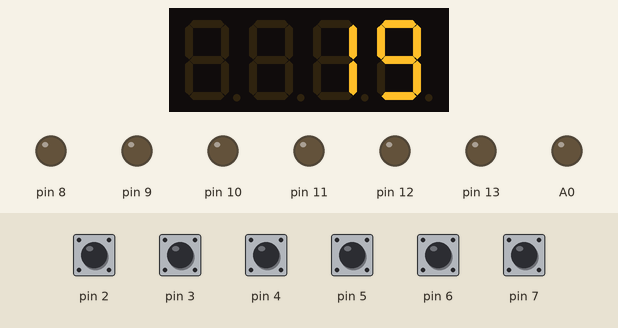
Recording of a program running on a simulated Arduino Uno, built with avr-gcc and run on an emulated ATmega328P. On the bench: 4-digit seven-segment display, output pins drawn as LEDs (lit = HIGH). Dashed ring = blinking. The inputs (shaded band) are chosen by the test bench; at power-on: pin 2–7 HIGH. Random numbers use the default seed unless the program sets one; what the program prints to the serial monitor is not drawn.

Above: at 1.2 s.
1.3 s: pin 7 pulled LOW for 0.15 s
At 1.39 s:
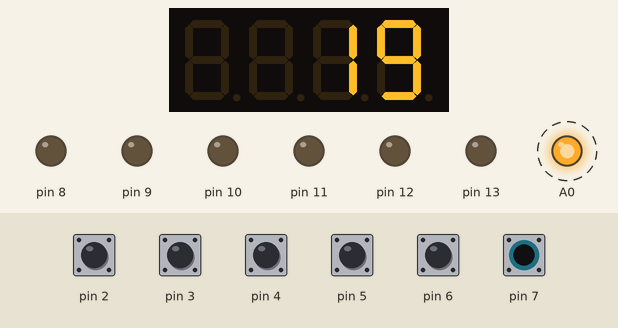
3.8 s: pin 2 pulled LOW for 1 s
At 4.9 s:
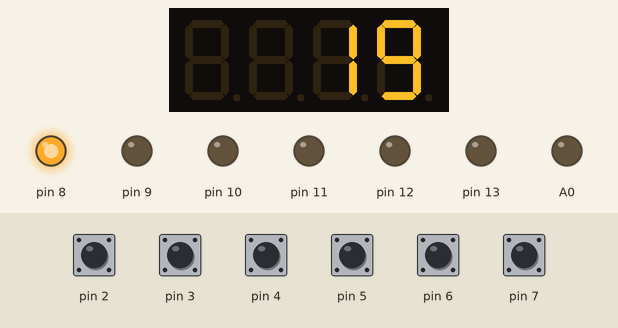
6.3 s: pin 3 pulled LOW for 0.15 s
At 7.0 s:
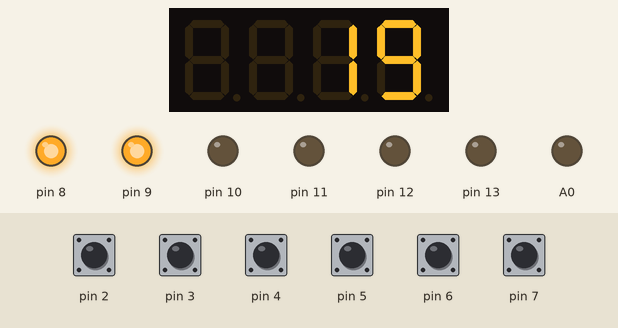
7.9 s: pin 4 pulled LOW for 0.15 s
At 8.4 s:
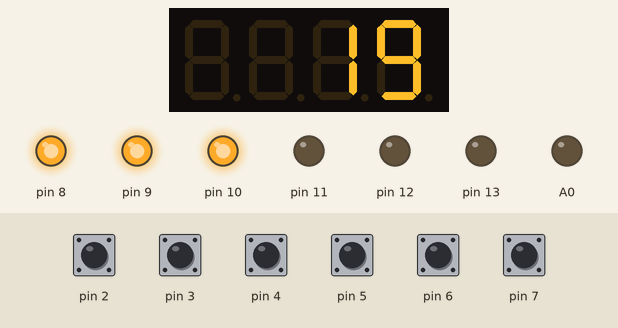
9.5 s: pin 5 pulled LOW for 0.15 s
At 10.6 s:
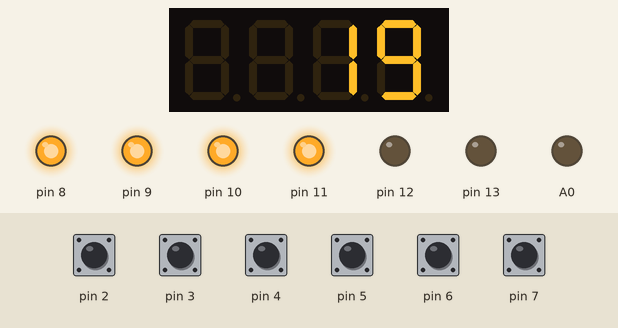
11.1 s: pin 6 pulled LOW for 0.15 s
At 12.0 s:
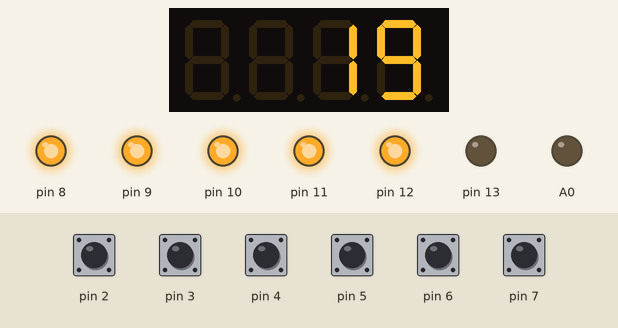
Timing chart, 0 to 13.7 s (numbered marks = the images above; inputs shaded):
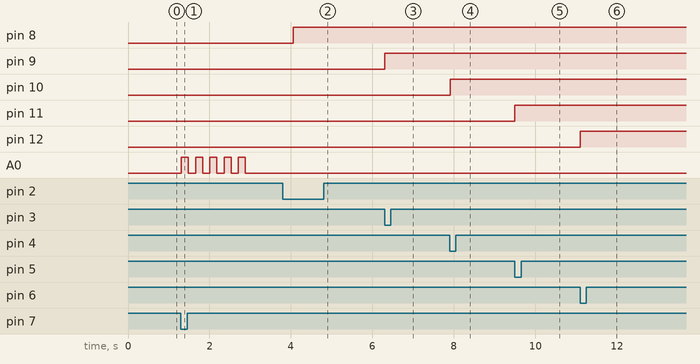

Measured:
- after the input at 1.3 s, A0: alternates HIGH for 0.18 s and LOW for 0.18 s, 10 changes in all, then stays LOW, starting at once
- after the input at 3.8 s, pin 8: LOW → HIGH after 0.26 s
- after the input at 6.3 s, pin 9: LOW → HIGH at once
- after the input at 7.9 s, pin 10: LOW → HIGH at once
- after the input at 9.5 s, pin 11: LOW → HIGH at once
- after the input at 11.1 s, pin 12: LOW → HIGH at once

The program:

main.cpp
```cpp
#include <Arduino.h>
#include <ButtonLed/ButtonLed.h>
#include <ByteManager/ByteManager.h>
#include <ValidateButton/ValidateButton.h>
#include <LcdManager/LcdManager.h>

ByteManager byteManager;
LcdManager lcdManager(A1, A2);
ValidateButton validateButton(7, 13, A0, nullptr);

ButtonLed buttonLeds[NB_OF_BUTTONS] = {
  ButtonLed(16, 2, 8,  nullptr),
  ButtonLed(8,  3, 9,  nullptr),
  ButtonLed(4,  4, 10, nullptr),
  ButtonLed(2,  5, 11, nullptr),
  ButtonLed(1,  6, 12, nullptr),
};

void onByteBtnClickedCb(int byte, bool isPressed) {
  byteManager.handleByteButton(byte, isPressed);
}

void startNewRound() {
  byteManager.generateNewNumber();
  lcdManager.clear();

  for (int i = 0; i < NB_OF_BUTTONS; ++i) {
    buttonLeds[i].turnOffLed();
  }
}

void onValidateBtnClickedCb() {
  bool isConversionValid = byteManager.isConversionValid();
  validateButton.blinkLed(isConversionValid);

  if (isConversionValid) {
    startNewRound();
  }
}

void setup() {
  randomSeed(analogRead(A5));
  Serial.begin(BAUD_RATE);

  byteManager.generateNewNumber();

  lcdManager.init();

  validateButton.init();
  validateButton.setOnBtnClickedCb(onValidateBtnClickedCb);

  for (int i = 0; i < NB_OF_BUTTONS; ++i) {
    buttonLeds[i].init();
    buttonLeds[i].setOnBtnClickedCb(onByteBtnClickedCb);
  }
}

void loop() {
  lcdManager.display(byteManager.getGeneratedNumber());
  validateButton.read();

  for (int i = 0; i < NB_OF_BUTTONS; ++i) {
    buttonLeds[i].read();
  }
}
```

AbsButton.cpp
```cpp
#include <AbsButton/AbsButton.h>

AbsButton::AbsButton(int buttonPin) : _buttonPin(buttonPin), _currentBtnState(LOW), _previousBtnState(LOW) {}

void AbsButton::init() {
  pinMode(_buttonPin, INPUT_PULLUP);
}

void AbsButton::read() {
  _currentBtnState = digitalRead(_buttonPin);

  if (_previousBtnState != _currentBtnState && _currentBtnState == LOW) {
    onClick();
  }

  _previousBtnState = _currentBtnState;
}
```

AbsButton.h
```cpp
#ifndef ABS_BUTTON_H
#define ABS_BUTTON_H

#include <Arduino.h>

class AbsButton {

    protected:
        int _buttonPin;
        int _currentBtnState;
        int _previousBtnState;

        virtual void onClick() = 0;

    public:
        AbsButton(int buttonPin);

        virtual void init();
        void read();
};

#endif // ABS_BUTTON_H
```

ButtonLed.cpp
```cpp
#include <ButtonLed/ButtonLed.h>

ButtonLed::ButtonLed(int byte, int buttonPin, int ledPin, void (*onBtnClickedCb)(int byte, bool isPressed))
  : AbsButton(buttonPin), _byte(byte), _ledPin(ledPin), _ledState(LOW), onBtnClickedCb(onBtnClickedCb) {}

void ButtonLed::init() {
  AbsButton::init();
  pinMode(_ledPin, OUTPUT);
}

void ButtonLed::handleLed(int volt) {
  _ledState = volt;
  digitalWrite(_ledPin, _ledState);
}

void ButtonLed::turnOffLed() {
  handleLed(LOW);
}

void ButtonLed::setOnBtnClickedCb(void (*cb)(int byte, bool isPressed)) {
  onBtnClickedCb = cb;
}

void ButtonLed::onClick() {
  handleLed(_ledState == HIGH ? LOW : HIGH);
  onBtnClickedCb(_byte, _ledState);
}
```

ButtonLed.h
```cpp
#ifndef BUTTON_LED_H
#define BUTTON_LED_H

#include <Arduino.h>
#include <AbsButton/AbsButton.h>

class ButtonLed : public AbsButton {

    private:
        int _byte;
        int _ledPin;
        int _ledState;
        void (*onBtnClickedCb)(int byte, bool isPressed);
        void handleLed(int volt);

    public:
        ButtonLed(int byte, int buttonPin, int ledPin, void (*onBtnClickedCb)(int byte, bool isPressed) = nullptr);

        void init() override;
        void onClick() override;

        void turnOffLed();
        void setOnBtnClickedCb(void (*cb)(int byte, bool isPressed));
};

#endif // BUTTON_LED_H
```

ByteManager.cpp
```cpp
#include <ByteManager/ByteManager.h>

ByteManager::ByteManager() { }

void ByteManager::generateNewNumber() {
    int maxBytesRange = 1 << NB_OF_BUTTONS;
    _generatedNumber = random(1, maxBytesRange);
    _currentTotal = 0;

    Serial.println("Number is: " + String(_generatedNumber));
}

int ByteManager::getGeneratedNumber() {
    return _generatedNumber;
}

bool ByteManager::isConversionValid() {
    return _currentTotal == _generatedNumber;
}

void ByteManager::handleByteButton(int byte, bool isPressed) {
    if (isPressed) {
        _currentTotal += byte;
    } else {
        _currentTotal -= byte;
    }
}
```

ByteManager.h
```cpp
#ifndef BYTE_MANAGER_H
#define BYTE_MANAGER_H

#include <Arduino.h>
#include <Constants.h>

class ByteManager {

    private:
        int _generatedNumber;
        int _currentTotal;

    public:
        ByteManager();

        void generateNewNumber();
        void handleByteButton(int byte, bool isPressed);
        bool isConversionValid();
        int getGeneratedNumber();
};

#endif // BYTE_MANAGER_H
```

Constants.h
```cpp
#ifndef CONSTANTS_H
#define CONSTANTS_H

const int NB_OF_BUTTONS = 5;
const int BAUD_RATE = 9600;

#endif // CONSTANTS_H
```

ValidateButton.cpp
```cpp
#include <ValidateButton/ValidateButton.h>

ValidateButton::ValidateButton(int buttonPin, int greenLedPin, int redLedPin, void (*onBtnClickedCb)())
  : AbsButton(buttonPin), _greenLedPin(greenLedPin), _redLedPin(redLedPin), onBtnClickedCb(onBtnClickedCb) {}

void ValidateButton::init() {
  AbsButton::init();
  pinMode(_greenLedPin, OUTPUT);
  pinMode(_redLedPin, OUTPUT);
}

void ValidateButton::setOnBtnClickedCb(void (*cb)()) {
  onBtnClickedCb = cb;
}

void ValidateButton::blinkLed(bool isGreen) {
  int blinkCount = 5;
  int blinkDelay = 175;
  int ledPin = isGreen ? _greenLedPin : _redLedPin;

  for (int i = 0; i < blinkCount; ++i) {
    digitalWrite(ledPin, HIGH);
    delay(blinkDelay);
    digitalWrite(ledPin, LOW);
    delay(blinkDelay);
  }

  delay(1000);
}

void ValidateButton::onClick() {
  onBtnClickedCb();
}
```

ValidateButton.h
```cpp
#ifndef VALIDATE_BUTTON_H
#define VALIDATE_BUTTON_H

#include <Arduino.h>
#include <AbsButton/AbsButton.h>

class ValidateButton : public AbsButton {

    private:
        int _greenLedPin;
        int _redLedPin;
        void (*onBtnClickedCb)();

    public:
        ValidateButton(int buttonPin, int greenLedPin, int redLedPin, void (*onBtnClickedCb)() = nullptr);

        void init() override;
        void onClick() override;

        void blinkLed(bool isGreen);
        void setOnBtnClickedCb(void (*cb)());
};

#endif // VALIDATE_BUTTON_H
```

LcdManager.cpp
```cpp
#include <LcdManager/LcdManager.h>

LcdManager::LcdManager(int CLK, int DIO) : _tm(CLK, DIO) { }

void LcdManager::init() {
    _tm.init();
    _tm.set(LcdManager::BRIGHTNESS);
    clear();
}

void LcdManager::clear() {
    _tm.clearDisplay();
}

void LcdManager::display(int number) {
    if (number > 9) {
        _tm.display(2, number / 10);
        _tm.display(3, number % 10);
    } else {
        _tm.display(3, number);
    }
}
```

LcdManager.h
```cpp
#ifndef LCD_MANAGER_H
#define LCD_MANAGER_H

#include <TM1637.h>

class LcdManager {

    private:
        TM1637 _tm;
        static const int BRIGHTNESS = 5;

    public:
        LcdManager(int CLK, int DIO);

        void init();
        void clear();
        void display(int number);
};

#endif // LCD_MANAGER_H
```
